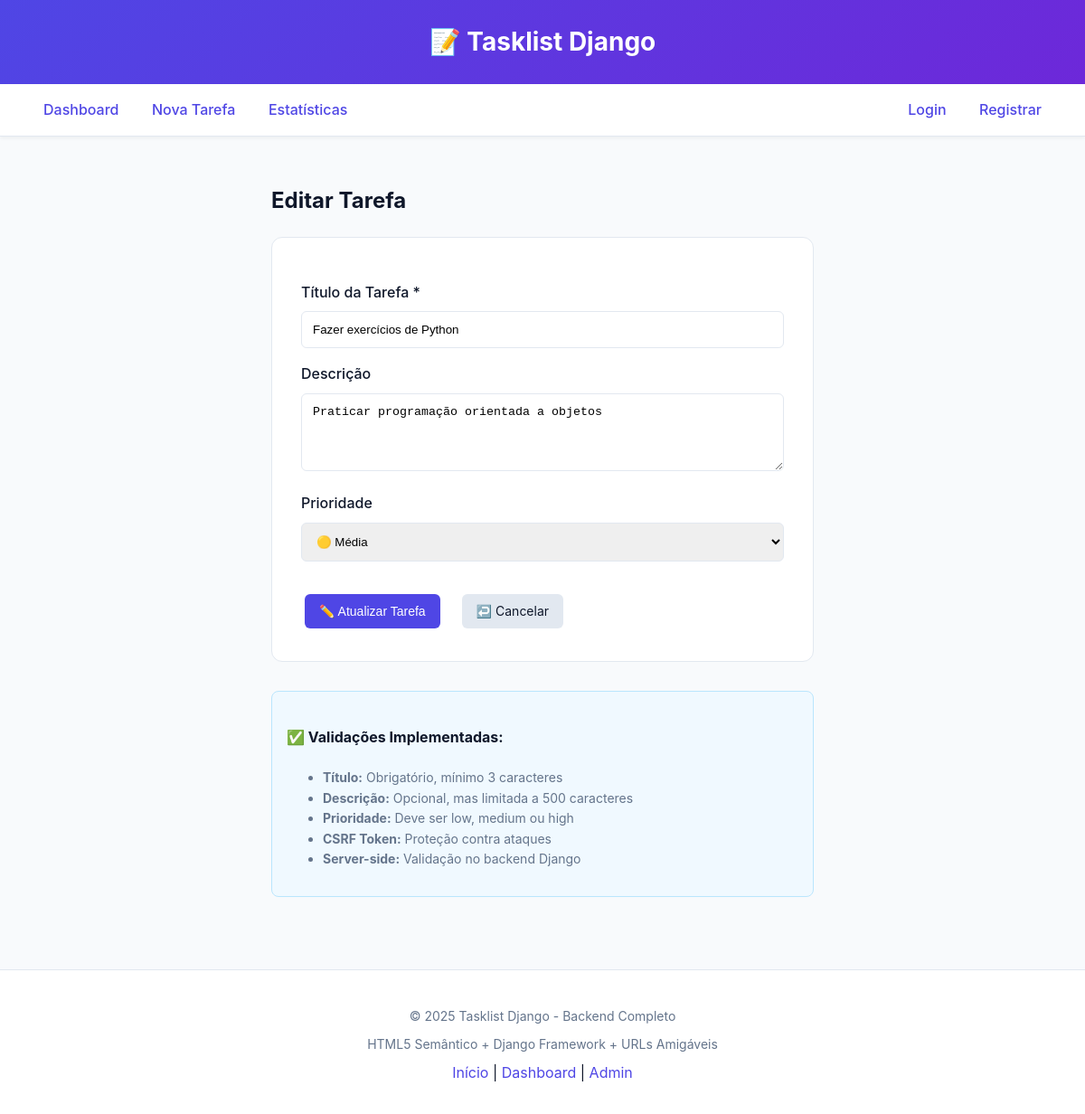
Screenshot of /edit/2/ (signed in) with the database file from the repository.
### tasks/models.py (models this page shows, shortened)
class Task(models.Model):
    PRIORITY_CHOICES = [
        ('low', 'Baixa'),
        ('medium', 'Média'),
        ('high', 'Alta'),
    ]
    title = models.CharField(
        max_length=200,
        verbose_name="Título",
        help_text="Título da tarefa (máximo 200 caracteres)"
    )
    description = models.TextField(
        blank=True,
        null=True,
        verbose_name="Descrição",
        help_text="Descrição detalhada da tarefa"
    )
    priority = models.CharField(
        max_length=10,
        choices=PRIORITY_CHOICES,
        default='medium',
        verbose_name="Prioridade"
    )
    completed = models.BooleanField(
        default=False,
        verbose_name="Concluída"
    )
    created_at = models.DateTimeField(
        auto_now_add=True,
        verbose_name="Criado em"
    )
    updated_at = models.DateTimeField(
        auto_now=True,
        verbose_name="Atualizado em"
    )
    completed_at = models.DateTimeField(
        null=True,
        blank=True,
        verbose_name="Concluído em"
    )
    user = models.ForeignKey(
        User,
        on_delete=models.CASCADE,
        related_name='tasks',
        verbose_name="Usuário"
    )
    class Meta:
        verbose_name = "Tarefa"
        verbose_name_plural = "Tarefas"
        ordering = ['-created_at']

### tasks/views.py (the view, shortened to what this page needs)
# urls.py: path('edit/<int:task_id>/', views.task_edit, name='task_edit'),
@login_required
def task_edit(request, task_id):
    task = get_object_or_404(Task, id=task_id, user=request.user)
    return render(request, 'tasks/task_form.html', {'task': task, 'action': 'Editar'})

### tasks/templates/tasks/task_form.html (shortened to what this page needs)
{% extends 'tasks/base.html' %}
{% block content %}
<div style="max-width: 600px; margin: 0 auto;">
    <h2>{{ action }} Tarefa</h2>
    <form method="post" style="background: var(--card); padding: 2rem; border-radius: 12px; border: 1px solid var(--border);">
        <div class="form-group">
            <label for="title">Título da Tarefa *</label>
            <input type="text"
                   id="title"
                   name="title"
                   value="{{ task.title|default:'' }}"
                   required
                   placeholder="Digite o título da tarefa">
        </div>
        <div class="form-group">
            <label for="description">Descrição</label>
            <textarea id="description"
                      name="description"
                      rows="4"
                      placeholder="Descreva os detalhes da tarefa...">{{ task.description|default:'' }}</textarea>
        </div>
        <div class="form-group">
            <label for="priority">Prioridade</label>
            <select id="priority" name="priority">
                <option value="medium" {% if task.priority == 'medium' or not task.priority %}selected{% endif %}>🟡 Média</option>
            </select>
        </div>
        <div style="display: flex; gap: 1rem; margin-top: 2rem;">
            <button type="submit" class="btn">
                {% if task %}✏️ Atualizar Tarefa{% else %}➕ Criar Tarefa{% endif %}
            </button>
            <a href="{% url 'tasks:task_list' %}" class="btn btn-secondary">↩️ Cancelar</a>
        </div>
    </form>
    <div style="margin-top: 2rem; padding: 1rem; background: #f0f9ff; border-radius: 8px; border: 1px solid #bae6fd;">
        <h4>✅ Validações Implementadas:</h4>
        <ul style="font-size: 0.875rem; color: var(--text-muted);">
            <li><strong>Título:</strong> Obrigatório, mínimo 3 caracteres</li>
            <li><strong>Descrição:</strong> Opcional, mas limitada a 500 caracteres</li>
            <li><strong>Prioridade:</strong> Deve ser low, medium ou high</li>
            <li><strong>CSRF Token:</strong> Proteção contra ataques</li>
            <li><strong>Server-side:</strong> Validação no backend Django</li>
        </ul>
    </div>
</div>
{% endblock %}

### tasks/templates/tasks/base.html (style rules this page uses)
:root { --bg: #f8fafc; --card: #ffffff; --accent: #4f46e5; --accent-hover: #4338ca; --text: #0f172a; --text-muted: #64748b; --border: #e2e8f0; --success: #10b981; --error: #ef4444; --warning: #f59e0b; }
* { box-sizing: border-box; }
body { margin: 0; font-family: -apple-system, BlinkMacSystemFont, "Segoe UI", Roboto, sans-serif; background: var(--bg); color: var(--text); line-height: 1.6; }
.btn { background: var(--accent); color: white; border: none; padding: 0.5rem 1rem; border-radius: 6px; text-decoration: none; font-size: 0.875rem; margin: 0.25rem; cursor: pointer; }
.btn-secondary { background: var(--border); color: var(--text); }
.form-group { margin: 1rem 0; }
.form-group label { display: block; margin-bottom: 0.5rem; font-weight: 500; }
.form-group input, .form-group select, .form-group textarea { width: 100%; padding: 0.75rem; border: 1px solid var(--border); border-radius: 6px; }

### rows the page displays
Task: title "Fazer exercícios de Python", description "Praticar programação orientada a objetos", priority "🟡 Média"

### other values shown
{{ action }} "Editar"
